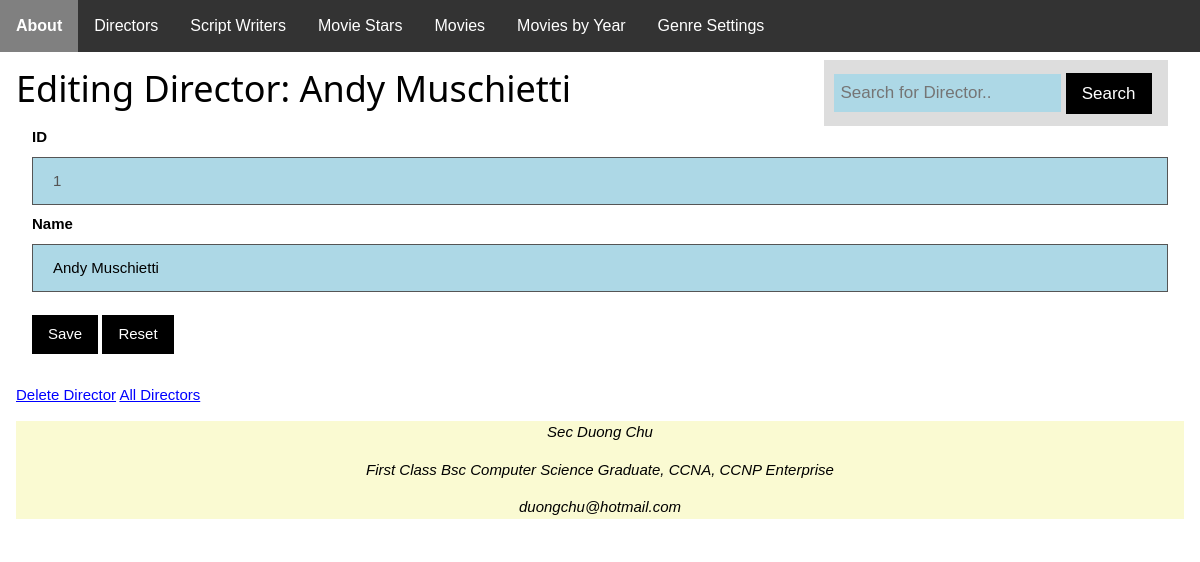
Page /directors/edit/1 on the committed database.
### app/models/models.py (models this page shows, shortened)
class director(db.Model):
    Director_ID = db.Column(db.Integer, primary_key=True)
    Director_Name = db.Column(db.String(100), nullable=False)

### app/directors/routes.py (the view, shortened to what this page needs)
@directors_bp.route("/edit/<int:Id>", methods=['POST','GET'])
def editDirector(Id):
    _director = director.query.get_or_404(Id)
    error = False
    return render_template("directors/edit_director.html", director = _director)

### app/templates/directors/edit_director.html (shortened to what this page needs)
{% extends "base.html" %}
{% block content %}
	<div class="search-container">
		<form method="post" action="{{ url_for('directors.search') }}">
			<input id="text" type="text" placeholder="Search for Director.." name="keyword">
			<button class="w3-button w3-black" type="submit">Search</button>
		</form>
	</div>
<h1> Editing Director: {{ director.Director_Name }} </h1>
  {% set messages = get_flashed_messages() %}
<span id="delete">
<form method="post" class="w3-container">
	<label for="id"><b>ID</b></label>
	<input type="number" value="{{ director.Director_ID }}" name="id" min="1" disabled required>
    <label for="name"><b>Name</b></label>
    <input type="text" id="name" value="{{ director.Director_Name }}" name="name" required>
    <p><button class="w3-button w3-black" onclick="return confirm('You are about to edit Director with ID {{ director.Director_ID }}')"
	type="submit">Save</button> <a id="cancel" class="bttn w3-button w3-black">Reset</a></p>
</form>
<p><a class="alink" href="#" onclick="deleteEntity('delete','{{ url_for('directors.delete',Id=director.Director_ID) }}','{{ director.Director_Name }}')">
Delete Director</a>
<a class="alink" href="{{ url_for('directors.index', page=1) }}">All Directors</a></p>
</span>
{% endblock %}

### app/static/common.css (style rules this page uses)
html { box-sizing:border-box }
*,*:before,*:after { box-sizing:inherit }
html { -ms-text-size-adjust:100%;-webkit-text-size-adjust:100% }
body { margin:0 }
b,strong { font-weight:bolder }
button,input,select,textarea,optgroup { font:inherit;margin:0 }
button,input { overflow:visible }
button,select { text-transform:none }
button,[type=button],[type=reset],[type=submit] { -webkit-appearance:button }
html,body { font-family:Verdana,sans-serif;font-size:15px;line-height:1.5 }
html { overflow-x:hidden }
h1 { font-size:36px }
h1,h2,h3,h4,h5,h6 { font-family:"Segoe UI",Arial,sans-serif;font-weight:400;margin:10px 0 }
.w3-btn,.w3-button { border:none;display:inline-block;padding:8px 16px;vertical-align:middle;overflow:hidden;text-decoration:none;color:inherit;background-color:inherit;text-align:center;cursor:pointer;white-space:nowrap }
.w3-btn,.w3-button { -webkit-touch-callout:none;-webkit-user-select:none;-khtml-user-select:none;-moz-user-select:none;-ms-user-select:none;user-select:none }
.w3-container:after,.w3-container:before,.w3-panel:after,.w3-panel:before,.w3-row:after,.w3-row:before,.w3-row-padding:after,.w3-row-padding:before, .w3-cell-row:before,.w3-cell-row:after,.w3-clear:after,.w3-clear:before,.w3-bar:before,.w3-bar:after { content:"";display:table;clear:both }
.w3-container,.w3-panel { padding:0.01em 16px }
.w3-black,.w3-hover-black:hover { color:#fff!important;background-color:#000!important }

### app/static/style.css (style rules this page uses)
body { font-family: Arial, Helvetica, sans-serif; }
input[type=text], [type=number], [type=select] { width: 100%; padding: 12px 20px; margin: 8px 0; box-sizing: border-box; border: 1px solid #555; outline: none; }
input[type=text], [type=number], [type=select]:focus { background-color: lightblue; }
.search-container { float: right; padding: 6px 10px; margin-top: 8px; margin-right: 16px; background: #ddd; font-size: 17px; border: none; cursor: pointer; }
#text { padding: 6px; margin-top: 8px; font-size: 17px; border: none; background-color: light-blue; width: 70%; }
.alink { color: blue; }

### rows in the picture
director: Director_Name "Andy Muschietti", id "1", name "Andy Muschietti"
